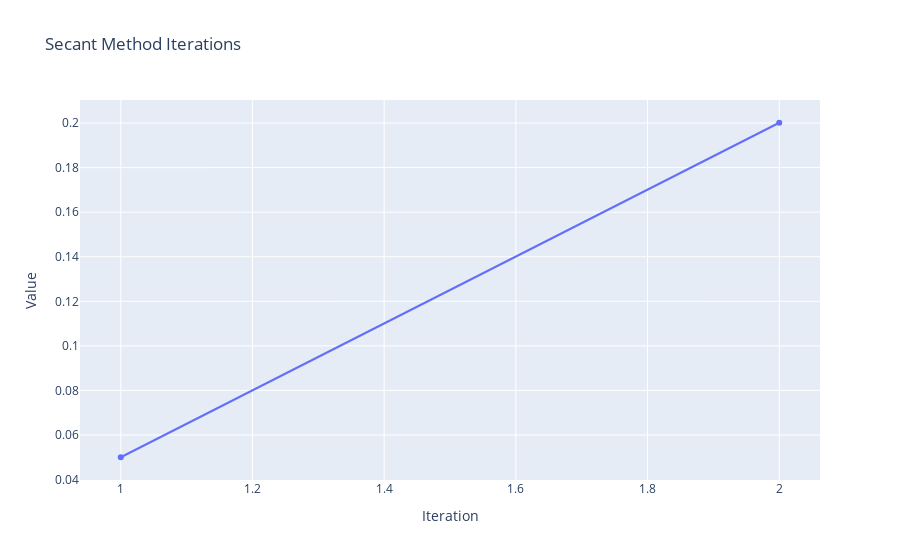

The notebook cell saved with this chart:
### Code cell
# Plotting using Plotly
fig = go.Figure()

fig.add_trace(go.Scatter(x=list(range(1, len(x_values) + 1)), y=x_values, mode='lines+markers', name='x'))
# uncomment below to get tolerance in graph
#fig.add_trace(go.Scatter(x=list(range(1, len(tolerances) + 1)), y=tolerances, mode='lines+markers', name='Tolerance', yaxis='y2'))

fig.update_layout(title='Secant Method Iterations',
                  xaxis_title='Iteration',
                  yaxis_title='Value',
                  yaxis2=dict(title='Tolerance', overlaying='y', side='right'),
                  legend_title='x')

fig.show()

### Figure 1 — Plotly figure (JSON) as saved in the notebook; plotly's stock layout.template omitted (floating-point values rounded to 4 significant figures)
{"data": [{"mode": "lines+markers", "name": "x", "x": [1, 2], "y": [0.05, 0.2001], "type": "scatter"}], "layout": {"yaxis2": {"title": {"text": "Tolerance"}, "overlaying": "y", "side": "right"}, "title": {"text": "Secant Method Iterations"}, "xaxis": {"title": {"text": "Iteration"}}, "yaxis": {"title": {"text": "Value"}}, "legend": {"title": {"text": "x"}}}}
